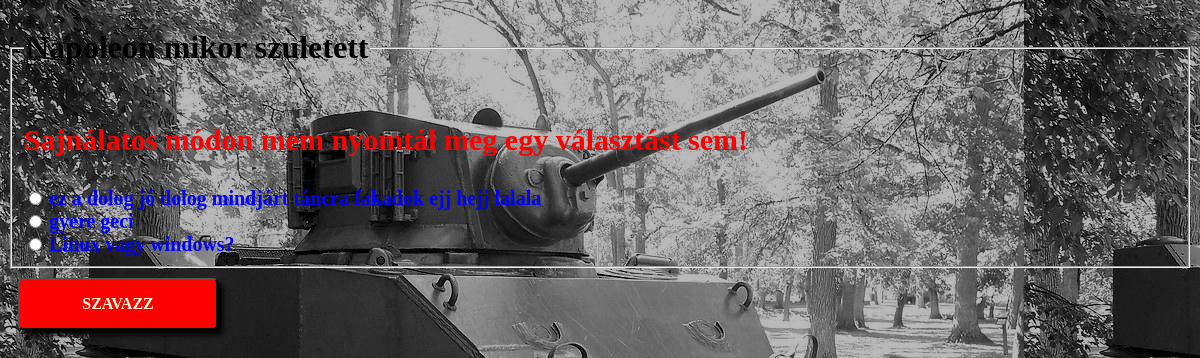
The page /polls/4/vote/ on the database its author committed.
### polls/models.py (models this page shows, shortened)
class Question(models.Model):
    question_text = models.CharField(max_length=200)
    pub_date = models.DateTimeField("date published")

class Choice(models.Model):
    question = models.ForeignKey(Question,on_delete=models.CASCADE)
    choice_text = models.CharField(max_length=200)
    votes = models.IntegerField(default=0)

### polls/views.py (the view)
# urls.py: path("<int:question_id>/vote/", views.vote, name="vote"),
def vote(request, question_id):
     question = get_object_or_404(Question, pk=question_id)
     try:
         selected_choice = question.choice_set.get(pk=request.POST["choice"])
     except (KeyError, Choice.DoesNotExist):
         return render(
             request,
             "polls/detail.html",
             {
                 "question" : question,
                 "error_message" : "Sajnálatos módon mem nyomtál meg egy választást sem!",
             },
         )
     else:
         selected_choice.votes = selected_choice.votes + 1
         selected_choice.save()
         return HttpResponseRedirect(reverse("polls:results", args=(question.id,)))

### polls/templates/polls/detail.html (shortened to what this page needs)
<!DOCTYPE html>
<html lang="en">
<head>
</head>
<body>
    {% load static %}
    <link rel="stylesheet" href="{% static 'polls/style.css' %}">
    <form action="{% url 'polls:vote' question.id %}" method="post">
        <fieldset>
            <legend><h1>{{ question.question_text }}</h1></legend>
            {% if error_message %}<p><strong>{{ error_message }}</strong></p>{% endif %}
            {% for choice in question.choice_set.all %}
                <input type="radio" name="choice" id="choice{{ forloop.counter }}" value="{{ choice.id }}">
                <label for="choice{{ forloop.counter }}">{{ choice.choice_text }}</label><br>
            {% endfor %}
        </fieldset>
        <input type="submit" value="Szavazz" class="c">
        </form>
</body>
</html>

### polls/static/polls/style.css (style rules this page uses)
body { position:fixed; top:0; right:0; bottom:0; left:0; z-index: -100; background: cyan url("images/bela3.jpg"); }
label { color: blue; font-weight: bolder; font-size: 20px; }
.c { width: 200px; margin: 10px; padding: 15px; background:red; text-align: center; font-family: Verdana; font-size: 16px; text-transform: uppercase; border-radius: 5px; box-shadow: 5px 5px 5px #000; display:inline-block; color:cornsilk; transition: transform 0.3s; font-weight: bold; text-decoration: none; }
p { color: red; font-size: 30px; font-weight: bolder; }

### rows shown on the page
Question: question_text "Napoleon mikor szuletett"
Choice: choice_text "ez a dolog jó dolog mindjárt táncra fakadok ejj hejj lalala"
Choice: choice_text "gyere geci"
Choice: choice_text "Linux vagy windows?"

### other values the page prints
{{ error_message }} "Sajnálatos módon mem nyomtál meg egy választást sem!"
